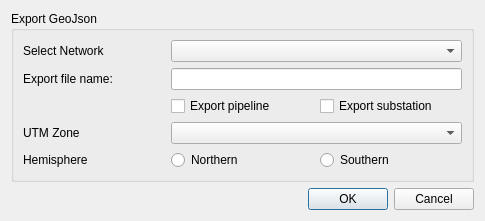
<?xml version="1.0" encoding="UTF-8"?>
<ui version="4.0">
 <class>SVNetworkExportDialog</class>
 <widget class="QDialog" name="SVNetworkExportDialog">
  <property name="geometry">
   <rect>
    <x>0</x>
    <y>0</y>
    <width>485</width>
    <height>211</height>
   </rect>
  </property>
  <property name="windowTitle">
   <string>Dialog</string>
  </property>
  <layout class="QVBoxLayout" name="verticalLayout">
   <item>
    <widget class="QGroupBox" name="groupBox">
     <property name="title">
      <string>Export GeoJson</string>
     </property>
     <layout class="QGridLayout" name="gridLayout">
      <item row="2" column="2">
       <widget class="QCheckBox" name="checkBoxExportSubStation">
        <property name="text">
         <string>Export substation</string>
        </property>
       </widget>
      </item>
      <item row="0" column="0">
       <widget class="QLabel" name="label_2">
        <property name="text">
         <string>Select Network</string>
        </property>
       </widget>
      </item>
      <item row="2" column="1">
       <widget class="QCheckBox" name="checkBoxExportPipeline">
        <property name="text">
         <string>Export pipeline</string>
        </property>
       </widget>
      </item>
      <item row="0" column="1" colspan="2">
       <widget class="QComboBox" name="comboBoxNetworkSelection"/>
      </item>
      <item row="1" column="1" colspan="2">
       <widget class="QtExt::BrowseFilenameWidget" name="lineEditExportFileName"/>
      </item>
      <item row="1" column="0">
       <widget class="QLabel" name="label">
        <property name="text">
         <string>Export file name:</string>
        </property>
       </widget>
      </item>
      <item row="3" column="0">
       <widget class="QLabel" name="label_3">
        <property name="text">
         <string>UTM Zone</string>
        </property>
       </widget>
      </item>
      <item row="3" column="1" colspan="2">
       <widget class="QComboBox" name="comboBoxUTMZone"/>
      </item>
      <item row="4" column="0">
       <widget class="QLabel" name="label_4">
        <property name="text">
         <string>Hemisphere</string>
        </property>
       </widget>
      </item>
      <item row="4" column="1" colspan="2">
       <layout class="QHBoxLayout" name="horizontalLayout">
        <item>
         <widget class="QRadioButton" name="radioButtonNorthern">
          <property name="text">
           <string>Northern</string>
          </property>
         </widget>
        </item>
        <item>
         <widget class="QRadioButton" name="radioButtonSouthern">
          <property name="text">
           <string>Southern</string>
          </property>
         </widget>
        </item>
       </layout>
      </item>
     </layout>
    </widget>
   </item>
   <item>
    <widget class="QDialogButtonBox" name="buttonBox">
     <property name="enabled">
      <bool>true</bool>
     </property>
     <property name="orientation">
      <enum>Qt::Horizontal</enum>
     </property>
     <property name="standardButtons">
      <set>QDialogButtonBox::Cancel|QDialogButtonBox::Ok</set>
     </property>
    </widget>
   </item>
  </layout>
 </widget>
 <customwidgets>
  <customwidget>
   <class>QtExt::BrowseFilenameWidget</class>
   <extends>QLineEdit</extends>
   <header location="global">QtExt_BrowseFilenameWidget.h</header>
  </customwidget>
 </customwidgets>
 <resources/>
 <connections>
  <connection>
   <sender>buttonBox</sender>
   <signal>accepted()</signal>
   <receiver>SVNetworkExportDialog</receiver>
   <slot>accept()</slot>
   <hints>
    <hint type="sourcelabel">
     <x>236</x>
     <y>201</y>
    </hint>
    <hint type="destinationlabel">
     <x>157</x>
     <y>210</y>
    </hint>
   </hints>
  </connection>
  <connection>
   <sender>buttonBox</sender>
   <signal>rejected()</signal>
   <receiver>SVNetworkExportDialog</receiver>
   <slot>reject()</slot>
   <hints>
    <hint type="sourcelabel">
     <x>304</x>
     <y>201</y>
    </hint>
    <hint type="destinationlabel">
     <x>286</x>
     <y>210</y>
    </hint>
   </hints>
  </connection>
 </connections>
</ui>
